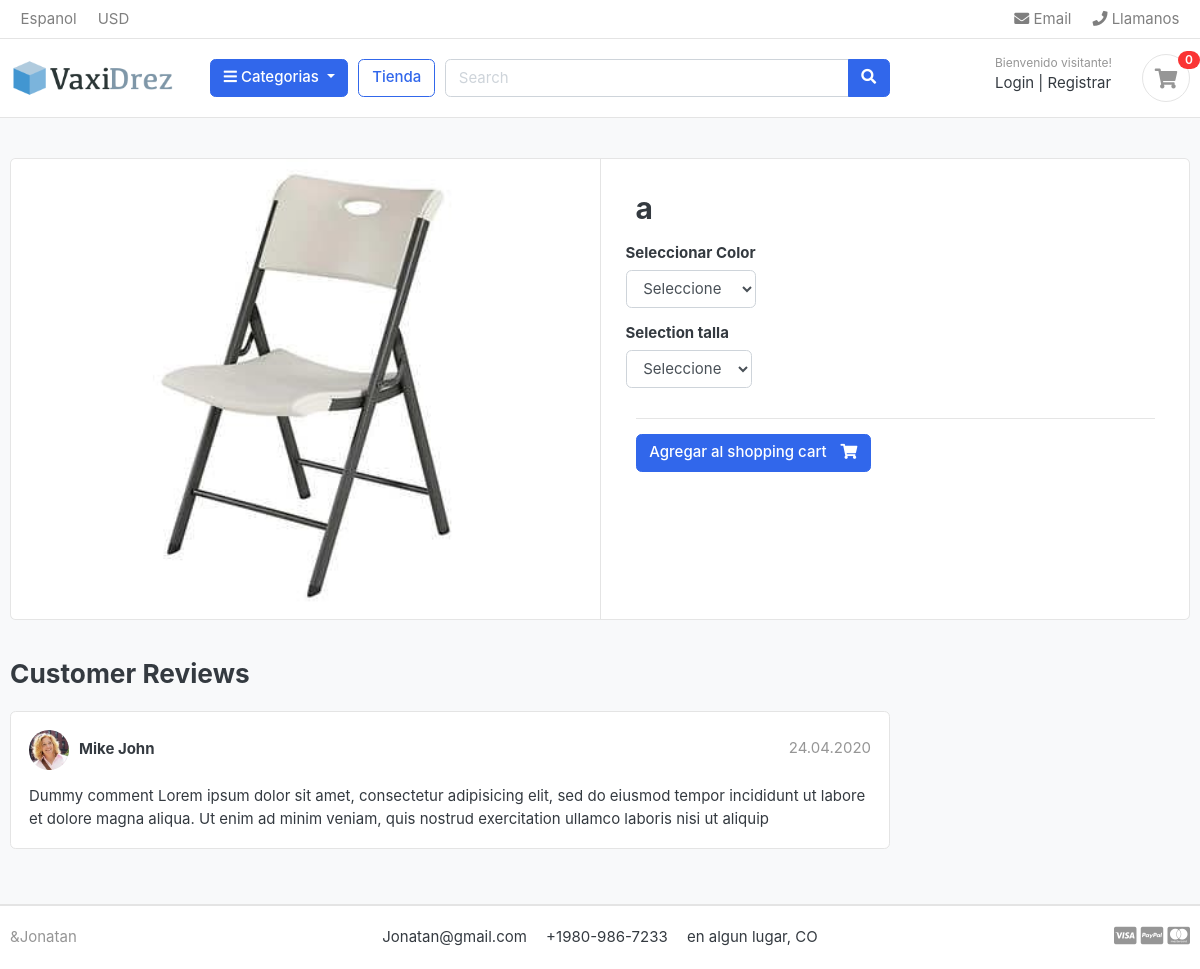
/store/ropa-de-verano/a/, run on the app's committed database.
### store/models.py (models this page shows, shortened)
class Product(models.Model):
    product_name = models.CharField(max_length=200, unique=True)
    slug = models.CharField(max_length=200, unique=True)
    description = models.TextField(max_length=500, blank=True)
    price = models.IntegerField()
    images = models.ImageField(upload_to='photos/products')
    stock = models.IntegerField()
    is_available = models.BooleanField(default=True)
    category = models.ForeignKey(Category, on_delete=models.CASCADE)
    created_date = models.DateTimeField(auto_now_add=True)
    modified_date = models.DateTimeField(auto_now=True)

### store/views.py (the view)
# urls.py: path('<slug:category_slug>/<slug:product_slug>/', views.product_detail, name="product_detail"),
def product_detail(request, category_slug, product_slug):
    try:
        single_product = Product.objects.get(category__slug=category_slug, slug=product_slug)
        in_cart = CartItem.objects.filter(cart__cart_id=_cart_id(request), producto=single_product).exists()
    except Exception as e:
        raise e
    context = {'single_product': single_product, 'in_cart': in_cart}
    return render(request, 'store/product_detail.html', context)

### carts/context_processors.py (called while the page is built)
def counter(request):
    cart_count = 0
    try:
        cart = Cart.objects.filter(cart_id=_cart_id(request))
        cart_items = CartItem.objects.all().filter(cart=cart[:1])
        for cart_item in cart_items:
            cart_count += cart_item.quantity
    except Cart.DoesNotExist as e:
        cart_count = 0
    return dict(cart_count=cart_count)

### carts/views.py (called while the page is built)
def _cart_id(request):
    cart_data = request.session.session_key
    if not cart_data:
        cart_data = request.session.create()
    return cart_data

### category/context_processors.py (called while the page is built)
def menu_links(request):
    links = Category.objects.all()
    return dict(links=links)

### category/models.py (called while the page is built)
    def get_url(self):
        return reverse('products_by_category', args=[self.slug])

### store/models.py (called while the page is built)
    def colors(self):
        return super(VariationManager, self).filter(Variation_category='color', is_active=True)

    def tallas(self):
        return super(VariationManager, self).filter(Variation_category='talla', is_active=True)

### templates/store/product_detail.html (shortened to what this page needs)
{% extends 'base.html'  %}
{% block content %}
<section class="section-content padding-y bg">
    <div class="container">
    <div class="card">
        <div class="row no-gutters">
            <aside class="col-md-6">
    <article class="gallery-wrap">
        <div class="img-big-wrap">
           <a href="#"><img src="{{single_product.images.url}}"></a>
        </div>
    </article>
            </aside>
            <main class="col-md-6 border-left">
                <form action="{%  url 'add_cart' single_product.id %}" method="POST" >
                        <article class="content-body">
                        <h2 class="title">{{single_product.product_name}}</h2>
                            <div class="row">
                                <div class="item-option-select">
                                    <h6>Seleccionar Color</h6>
                                        <select class="form-control" name="color" required>
                                            <option value="" disabled selected>Seleccione</option>
                                        </select>
                                </div>
                            </div>
                            <div class="row">
                                <div class="item-option-select">
                                    <h6>Selection talla</h6>
                                       <select class="form-control" name="talla" required>
                                         <option value="" disabled selected>Seleccione</option>
                                        </select>
                                </div>
                            </div>
                            <hr>
                            {%  if single_product.stock <= 0 %}
                                <h5>Producto fuera de stock </h5>
                            {% else %}
                                <button  type="submit"  class="btn  btn-primary"> <span class="text">Agregar al shopping cart</span> <i class="fas fa-shopping-cart"></i>  </button>
                            {%  endif %}
    </article>
                </form>
            </main>
        </div>
    </div>
    <br>
    <div class="row">
                <div class="col-md-9">
        <header class="section-heading">
            <h3>Customer Reviews </h3>
        </header>
        <article class="box mb-3">
            <div class="icontext w-100">
                <img src="./images/avatars/avatar1.jpg" class="img-xs icon rounded-circle">
                <div class="text">
                    <span class="date text-muted float-md-right">24.04.2020 </span>
                    <h6 class="mb-1">Mike John </h6>
                </div>
            </div>
            <div class="mt-3">
                <p>
                    Dummy comment Lorem ipsum dolor sit amet, consectetur adipisicing elit, sed do eiusmod
                    tempor incididunt ut labore et dolore magna aliqua. Ut enim ad minim veniam,
                    quis nostrud exercitation ullamco laboris nisi ut aliquip
                </p>
            </div>
        </article>
        </div>
    </div>
    </div>
    </section>
{% endblock %}

### static/css/ui.css (style rules this page uses)
html { font-family: "Inter", sans-serif; font-size: 15px; }
.content-body { flex: 1 1 auto; padding: 2rem 2.3rem; }
.img-xs, .img-sm, .img-md, .img-lg { -o-object-fit: cover; object-fit: cover; flex-shrink: 0; flex-grow: 0; }
.img-xs { width: 40px; height: 40px; }
.padding-y { padding-top: 40px; padding-bottom: 40px; }
article:after, .form-group:after { display: block; clear: both; content: ""; }
.bg { background-color: #f8f9fa; }
.section-heading { margin-bottom: 20px; margin-top: 15px; }
p:last-child { margin-bottom: 0; }
.btn .text + i { margin-left: 10px; }
.icontext { display: inline-flex; align-items: center; vertical-align: middle; }
.icontext .text { width: 100%; line-height: 1.2; }
.icontext .icon { position: relative; margin-right: 10px; flex-shrink: 0; flex-grow: 0; }
.box { padding: 18px; background: #fff; border-radius: 0.37rem; border: 1px solid #e4e4e4; }
.box img { max-width: 100%; }
.gallery-wrap .img-big-wrap { margin-bottom: 10px; border-radius: 0.37rem; overflow: hidden; background-color: #fff; }
.gallery-wrap .img-big-wrap a { text-align: center; display: block; }
.gallery-wrap .img-big-wrap img { height: 450px; width: auto; display: inline-block; }
.item-option-select { margin-bottom: 1rem; display: inline-block; margin-right: 15px; }

### data on the page
Product: images (picture), product_name "a"

### other printed values
{{ cart_count }} "0"
